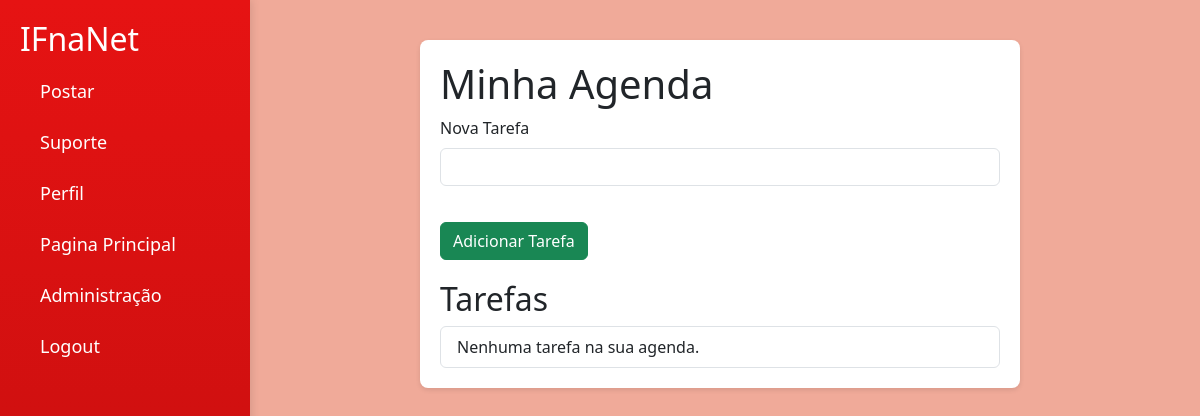
/agenda/ (signed in), run on an earlier commit of the app's database.
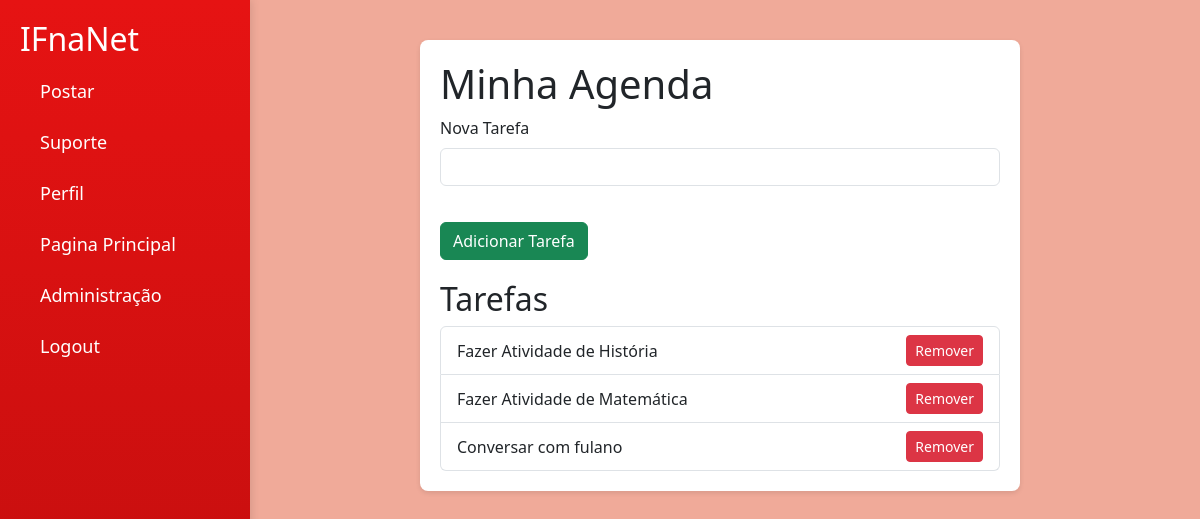
And on a later commit of the database.
### app/models.py (models this page shows, shortened)
class Tarefa(models.Model):
    nome = models.CharField(max_length=200)
    criado_em = models.DateTimeField(auto_now_add=True)
    descricao = models.TextField()
    usuario = models.ForeignKey(CustomUser, on_delete=models.CASCADE)  # Relacionamento com o usuário logado

### app/views.py (the view)
# urls.py: path('agenda/', views.agenda, name='agenda'),  # Página da agenda
@login_required
def agenda(request):
    tarefas = Tarefa.objects.filter(usuario=request.user)  # Filtra as tarefas para o usuário logado
    if request.method == 'POST':
        tarefa_nome = request.POST.get('tarefa')
        if tarefa_nome:
            Tarefa.objects.create(nome=tarefa_nome, usuario=request.user)
            tarefas = Tarefa.objects.filter(usuario=request.user)  # Recarrega as tarefas para o usuário logado
    return render(request, 'agenda.html', {'tarefas': tarefas})

### app/templates/agenda.html (shortened to what this page needs)
<!DOCTYPE html>
<html lang="pt-br">
<head>
    <link href="https://cdn.jsdelivr.net/npm/bootstrap@5.3.0/dist/css/bootstrap.min.css" rel="stylesheet">
</head>
<body>
    {% load static %}
    <div class="sidebar">
        <h2>IFnaNet</h2>
        <a href="{% url 'postar' %}"> Postar</a>
        <a href="{% url 'suporte' %}"> Suporte</a>
        <a href="{% url 'perfil' %}"> Perfil</a>
        <a href="{% url 'index' %}"> Pagina Principal</a>
        {% if request.user.is_staff %}
            <a href="{% url 'admin_dashboard' %}"> Administração</a>
        {% endif %}
        {% if request.user.is_authenticated %}
            <a href="{% url 'logout' %}"> Logout</a>
        {% else %}
            <a href="{% url 'login' %}"><i class="fas fa-sign-in-alt"></i> Login</a>
        {% endif %}
    </div>
    <div class="container agenda-container">
        <h1>Minha Agenda</h1>
        <form method="POST" action="{% url 'agenda' %}">
            <div class="mb-3">
                <label for="tarefa" class="form-label">Nova Tarefa</label>
                <input type="text" class="form-control" id="tarefa" name="tarefa" required>
            </div>
            <button type="submit" class="btn btn-success btn-adicionar">Adicionar Tarefa</button>
        </form>
        <div class="tarefa-lista">
            <h2>Tarefas</h2>
            <ul class="list-group">
                {% for tarefa in tarefas %}
                    <li class="list-group-item d-flex justify-content-between align-items-center">
                        {{ tarefa.nome }}
                        <form action="{% url 'remover_tarefa' tarefa.id %}" method="POST" class="d-inline">
                            <button type="submit" class="btn btn-danger btn-sm">Remover</button>
                        </form>
                    </li>
                {% empty %}
                    <li class="list-group-item">Nenhuma tarefa na sua agenda.</li>
                {% endfor %}
            </ul>
        </div>
    </div>
</body>
</html>

What changed in the data, as far as the page shows it:
added Tarefa: nome "Fazer Atividade de História"
added Tarefa: nome "Fazer Atividade de Matemática"
added Tarefa: nome "Conversar com fulano"
Also different on the page:
text no longer shown: "Nenhuma tarefa na sua agenda."
